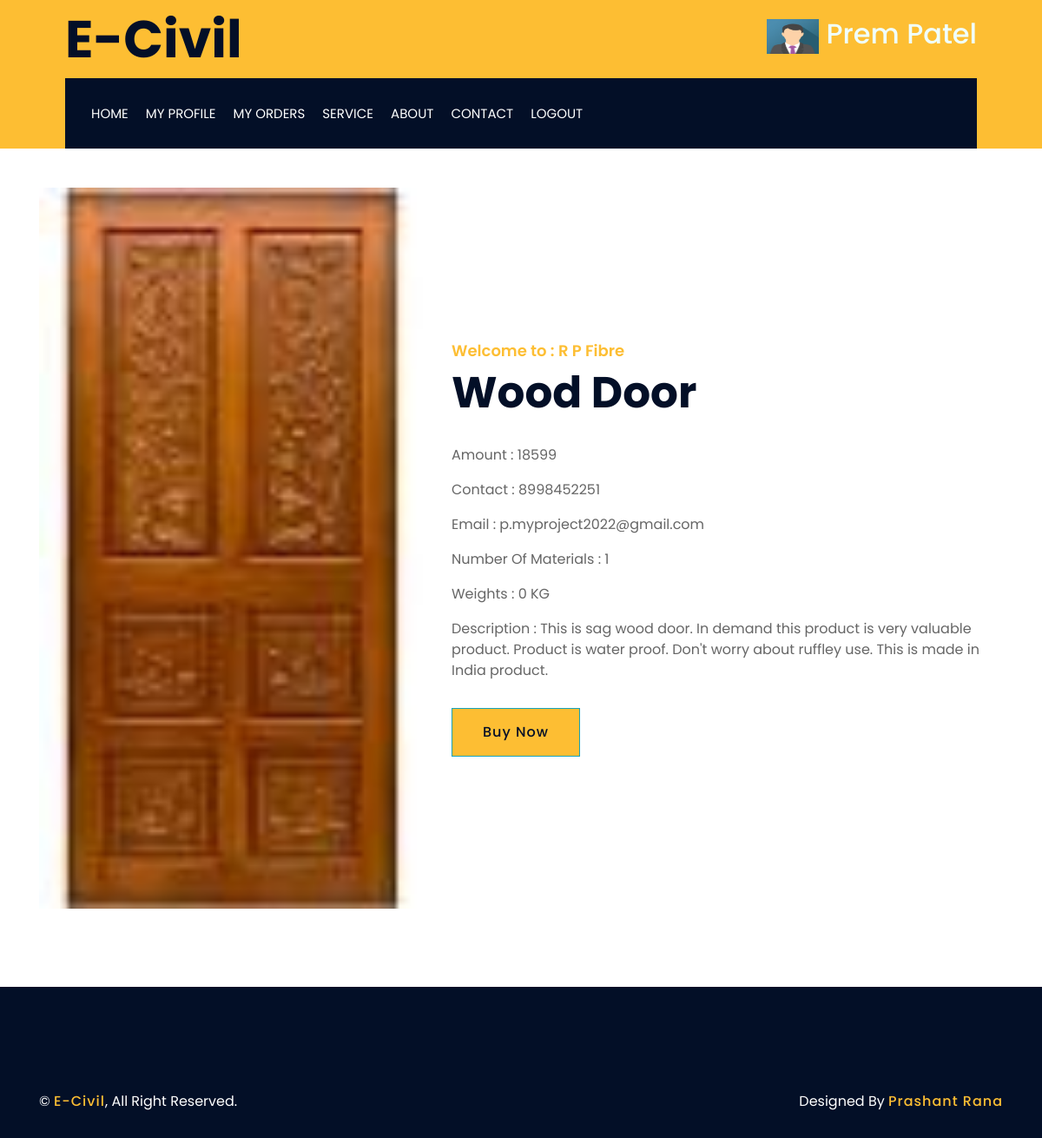
The app's page /client-view-service/7 (signed in) with its own data.
### client/models.py (models this page shows, shortened)
class ClientUser(models.Model):
    fname = models.CharField(max_length=100)
    lname = models.CharField(max_length=100)
    email = models.EmailField(unique=True)
    mobile = models.CharField(max_length=100)
    password = models.CharField(max_length=100)
    address = models.TextField()
    pic = models.FileField(upload_to='Clientprofile',default='avtar.png')
    country = models.CharField(max_length=10)
    state = models.CharField(max_length=10)
    district = models.CharField(max_length=20)
    pincode = models.CharField(max_length=20)

### seller/models.py (models this page shows, shortened)
class Service(models.Model):
    mat = [('Cement','Cement'),('Plumbing','Plumbing'),('Painting','Painting'),('Furniture','Furniture'),('TextTile','TextTile')]
    cntry = [('India','India')]
    stat = [('Gujarat','Gujarat'),('Goa','Goa'),('Delhi','Delhi'),('Rajsthan','Rajsthan')]
    provider = models.ForeignKey(User,on_delete=models.CASCADE)
    shopname = models.CharField(max_length=100,null=True,blank=True)
    typematerial = models.CharField(max_length=100, choices=mat)
    country = models.CharField(max_length=10,null=True,blank=True,choices=cntry)
    state = models.CharField(max_length=10,null=True,blank=True,choices=stat)
    district = models.CharField(max_length=100,null=True,blank=True)
    pincode = models.CharField(max_length=100,null=True,blank=True)
    mname = models.CharField(max_length=100,null=True,blank=True)
    mimage = models.FileField(upload_to='materialimage',blank=True,null=True)
    price = models.IntegerField(blank=True,null=True)
    weights = models.IntegerField(blank=True,null=True)
    nomc = models.IntegerField(blank=True,null=True)
    proddesc = models.TextField(null=True,blank=True)
    acitive = models.BooleanField(default=True)
    status = models.BooleanField(default=False)
    action = models.BooleanField(default=False)
    sta = models.BooleanField(default=False)
    act = models.BooleanField(default=False)

class User(models.Model):
    fname = models.CharField(max_length=100)
    lname = models.CharField(max_length=100)
    email = models.EmailField(unique=True)
    mobile = models.CharField(max_length=15)
    password = models.CharField(max_length=100)
    pic = models.FileField(upload_to='Profile_Pic',default='avtar.png')
    cou = [('India','India')]
    sta = [('Gujarat','Gujarat'),('Goa','Goa'),('Delhi','Delhi'),('Rajasthan','Rajasthan'),]
    address = models.TextField(null=True,blank=True)
    country = models.CharField(max_length=10,blank=True,null=True)
    state = models.CharField(max_length=10,blank=True,null=True)
    district = models.CharField(max_length=20,blank=True,null=True)
    pincode = models.CharField(max_length=20,blank=True,null=True)
    aadhar = models.CharField(max_length=15,blank=True,null=True)
    aadharpic = models.FileField(upload_to='AadharPic',blank=True,null=True)
    pic = models.FileField(upload_to='profile',default='avtar.png')

### client/views.py (the view)
# urls.py: path('client-view-service/<int:pk>', views.client_view_service,name='client-view-service'),
def client_view_service(request,pk):
    service = am.Service.objects.get(id=pk)
    try:
        uid = ClientUser.objects.get(email=request.session['client'])
        return render(request,'client-view-service.html',{"uid":uid,'service':service})
    except:
        return render(request,'client-view-service.html',{'service':service})

### client/templates/client-view-service.html
{% extends 'client-header.html' %}
{% load static %}
{% block clientcontent %}
            <div class="about wow fadeInUp" data-wow-delay="0.1s">
                <div class="container">
                    <div class="row align-items-center">
                        <div class="col-lg-5 col-md-6">
                            <div class="about-img">
                                <img src="{{service.mimage.url}}" alt="Image">
                            </div>
                        </div>
                        <div class="col-lg-7 col-md-6">
                            <div class="section-header text-left">
                                <p>Welcome to : {{service.shopname}}</p>
                                <h2>{{service.mname}}</h2>
                            </div>
                            <div class="about-text">
                                <p>
                                    Amount : {{service.price}}
                                </p>
                                <p>
                                    Contact : {{service.provider.mobile}}
                                </p>
                                <p>
                                    Email : {{service.provider.email}}
                                </p>
                                <p>
                                    Number Of Materials : {{service.nomc}}
                                </p>
                                <p>
                                    Weights : {{service.weights}} KG
                                </p>
                                <p>
                                    Description : {{service.proddesc}}
                                </p>
                                {% if request.session.client %}
                                <a class="btn btn-info" href="{% url 'book_prod' service.id %}">Buy Now</a>
                                {% else %}
                                <a class="btn btn-info" href="{% url 'client_signin' %}">Buy Now</a>
                                {% endif %}
                            </div>
                        </div>
                    </div>
                </div>
            </div>
{% endblock %}

### client/templates/client-header.html (shortened to what this page needs)
{% load static %}
<!DOCTYPE html>
<html lang="en">
    <head>
        <link href="https://stackpath.bootstrapcdn.com/bootstrap/4.4.1/css/bootstrap.min.css" rel="stylesheet">
        <link href="https://cdnjs.cloudflare.com/ajax/libs/font-awesome/5.10.0/css/all.min.css" rel="stylesheet">
        <link href="{% static 'assets/lib/flaticon/font/flaticon.css' %}" rel="stylesheet">
        <link href="{% static 'assets/lib/animate/animate.min.css' %}" rel="stylesheet">
        <link href="{% static 'assets/lib/owlcarousel/assets/owl.carousel.min.css' %}" rel="stylesheet">
        <link href="{% static 'assets/lib/lightbox/css/lightbox.min.css' %}" rel="stylesheet">
        <link href="{% static 'assets/lib/slick/slick.css' %}" rel="stylesheet">
        <link href="{% static 'assets/lib/slick/slick-theme.css' %}" rel="stylesheet">
        <link href="{% static 'assets/css/style.css' %}" rel="stylesheet">
    </head>
    <body>
        <div class="wrapper">
            <div class="top-bar">
                <div class="container-fluid">
                    <div class="row align-items-center">
                        <div class="col-lg-4 col-md-12">
                            <div class="logo">
                                <a href="index.html">
                                    <h1>E-Civil</h1>
                                </a>
                            </div>
                        </div>
                        <div class="col-lg-8 col-md-7 d-none d-lg-block">
                            <div class="row">
                                <div class="col-3"></div>
                                <div class="col-3"></div>
                                <div class="col-6">
                                    {% if request.session.client %}
                                    <div class="top-bar-item">
                                    <h2 style="color: azure;"><img src="{{uid.pic.url}}" alt="profile_image" style="height: 40px; width: 60px;"> {{uid.fname}} {{uid.lname}}</h2>
                                            </div>
                                    {% else %}
                                        <div class="top-bar-item">
                                                <h3>Hello User..<a href="{% url 'client_signin' %}" style="color: rgb(23, 56, 165);">Sign In</a></h3>
                                        </div>
                                    {% endif %}
                                </div>
                            </div>
                        </div>
                    </div>
                </div>
            </div>
            <div class="nav-bar">
                <div class="container-fluid">
                    <nav class="navbar navbar-expand-lg bg-dark navbar-dark">
                        <div class="collapse navbar-collapse justify-content-between" id="navbarCollapse">
                            <div class="navbar-nav mr-auto">
                                {% block home %}
                                <a href="{% url 'client_index' %}" class="nav-item nav-link ">Home</a>
                                {% endblock %}
                                {% if request.session.client %}
                                {% block myrofile %}
                                <a href="{% url 'client_profile' %}" class="nav-item nav-link ">My Profile</a>
                                {% endblock %}
                                {% block myrders %}
                                <a href="{% url 'view_order' %}" class="nav-item nav-link">My Orders</a>
                                {% endblock %}
                                {% endif %}
                                {% block service %}
                                <a href="{% url 'client_service' %}" class="nav-item nav-link ">Service</a>
                                {% endblock %}
                                {% block about %}
                                <a href="{% url 'client_about' %}" class="nav-item nav-link ">About</a>
                                {% endblock %}
                                {% block contact %}
                                <a href="{% url 'client_contact' %}" class="nav-item nav-link ">Contact</a>
                                {% endblock %}
                                {% if request.session.client %}
                                <a href="{% url 'client_logout' %}" class="nav-item nav-link">Logout</a>
                                {% endif %}
                            </div>
                        </div>
                    </nav>
                </div>
            </div>
{% block clientcontent %}
{% endblock %}
<div class="footer wow fadeIn" data-wow-delay="0.3s">
    <div class="container copyright">
        <div class="row">
            <div class="col-md-6">
                <p>&copy; <a href="{% url 'client_index' %}">E-Civil</a>, All Right Reserved.</p>
            </div>
            <div class="col-md-6">
                <p>Designed By <a href="">Prashant Rana</a></p>
            </div>
        </div>
    </div>
</div>
</div>
</body>
</html>

### client/static/assets/css/style.css (style rules this page uses)
body { color: #666666; background: #dddddd; font-family: 'Poppins', sans-serif; font-weight: 400; }
h1, h2, h3, h4, h5, h6 { color: #030f27; }
a { color: #666666; transition: .3s; }
.wrapper { position: relative; width: 100%; max-width: 1366px; margin: 0 auto; background: #ffffff; }
.btn { transition: .3s; }
.top-bar { position: relative; height: 90px; background: #fdbe33; }
.top-bar .logo { padding: 15px 0; text-align: left; overflow: hidden; }
.top-bar .logo h1 { margin: 0; color: #030f27; font-size: 60px; line-height: 60px; font-weight: 700; }
.top-bar .top-bar-item { display: flex; align-items: center; justify-content: flex-end; }
@media (min-width: 992px) { .top-bar { padding: 0 60px; } }
.nav-bar { position: relative; background: #fdbe33; transition: .3s; }
.nav-bar .container-fluid { padding: 0; }
.nav-bar .navbar { height: 100%; background: #030f27 !important; }
.navbar-dark .navbar-nav .nav-link, .navbar-dark .navbar-nav .nav-link:focus, .navbar-dark .navbar-nav .nav-link:hover, .navbar-dark .navbar-nav .nav-link.active { padding: 10px 10px 8px 10px; color: #ffffff; }
@media (min-width: 992px) { .nav-bar { padding: 0 75px; } }
@media (min-width: 992px) { .nav-bar .navbar { padding: 20px; } }
@media (min-width: 992px) { .nav-bar a.nav-link { padding: 8px 15px; font-size: 15px; text-transform: uppercase; } }
.section-header { position: relative; width: 100%; margin-bottom: 45px; }
.section-header p { color: #fdbe33; font-size: 18px; font-weight: 600; margin-bottom: 5px; }
.section-header h2 { margin: 0; position: relative; font-size: 50px; font-weight: 700; }
.about { position: relative; width: 100%; padding: 45px 0; }
.about .section-header { margin-bottom: 30px; }
.about .about-img { position: relative; height: 100%; }
.about .about-img img { width: 100%; height: 100%; object-fit: cover; }
.about .about-text p { font-size: 16px; }
.about .about-text a.btn { position: relative; margin-top: 15px; padding: 15px 35px; font-size: 16px; font-weight: 500; letter-spacing: 1px; color: #030f27; border-radius: 0; background: #fdbe33; transition: .3s; }
.footer { position: relative; margin-top: 45px; padding-top: 90px; background: #030f27; color: #ffffff; }
.footer .copyright { padding: 30px 15px; }
.footer .copyright p { margin: 0; color: #ffffff; }
.footer .copyright .col-md-6:last-child p { text-align: right; }
.footer .copyright p a { color: #fdbe33; font-weight: 500; letter-spacing: 1px; }

### records on screen
ClientUser: pic (picture), fname "Prem", lname "Patel"
Service: mimage (picture), shopname "R P Fibre", mname "Wood Door", price "18599", provider.mobile "8998452251", provider.email "p.myproject2022@gmail.com", nomc "1", weights "0", proddesc "This is sag wood door. In demand this product is very valuable product. Product is water proof. Don't worry about ruffley use. This is made in India product."
